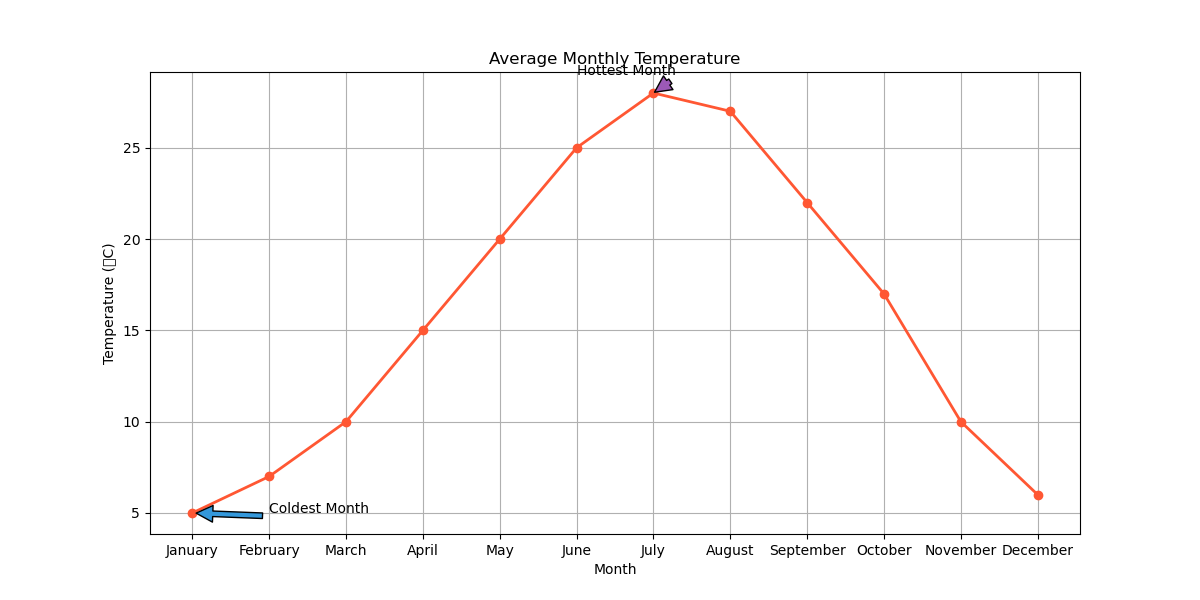

Python code for this plot:

import matplotlib.pyplot as plt

# Data
months = ["January", "February", "March", "April", "May", "June", 
          "July", "August", "September", "October", "November", "December"]
temperatures = [5, 7, 10, 15, 20, 25, 28, 27, 22, 17, 10, 6]

plt.figure(figsize=(12, 6))  # Changing width and height of the chart
plt.plot(months, temperatures, marker='o', color='#FF5733', linewidth=2)  # Modified color scheme

# Adding annotations for the hottest and coldest months
plt.annotate('Coldest Month', xy=(0, 5), xytext=(1, 5),
             arrowprops=dict(facecolor='#3498db', shrink=0.05))
plt.annotate('Hottest Month', xy=(6, 28), xytext=(5, 29),
             arrowprops=dict(facecolor='#9b59b6', shrink=0.05))

plt.title('Average Monthly Temperature')  # New headline which fits the topic
plt.xlabel('Month')  # Changing labels to fit the new data type
plt.ylabel('Temperature (°C)')
plt.grid(True)

plt.show()
